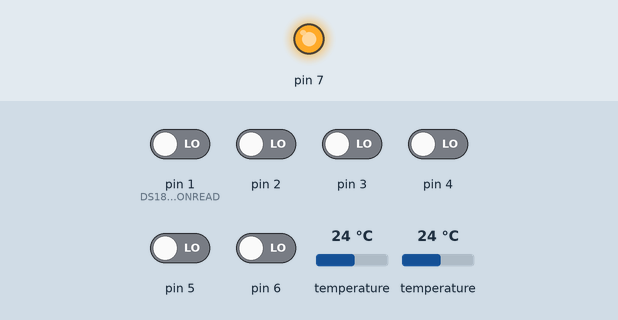
Recording of a sketch running on a simulated Arduino Uno, built with avr-gcc and run on an emulated ATmega328P. On the bench: output pins drawn as LEDs (lit = HIGH). Wiring (inferred from the names in the program): 2 × DS18B20 sensor: data pin 0. The inputs (shaded band) are chosen by the test bench; at power-on: pin 1 (DS18B20_STOPINTERRUPTONREAD), pin 2–6 LOW, temperature 24 °C.

Above: at 1.2 s.
1.3 s: temperature (sensor 0) set to 36.7 °C
3.2 s: temperature (sensor 0) set to 37.7 °C
At 4.9 s:
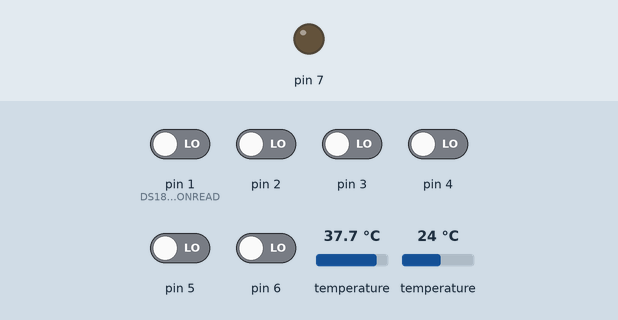
5.5 s: temperature (sensor 0) set to 12 °C
At 6.8 s:
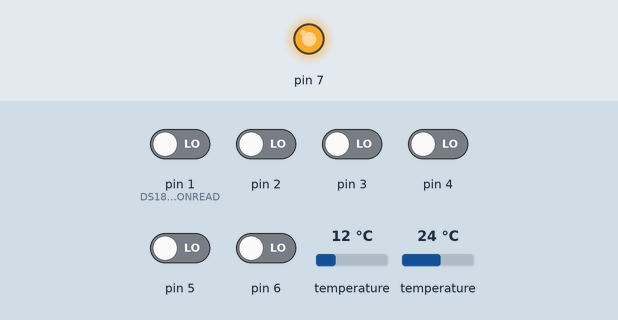
7.5 s: temperature (sensor 0) set to 41 °C
At 8.7 s:
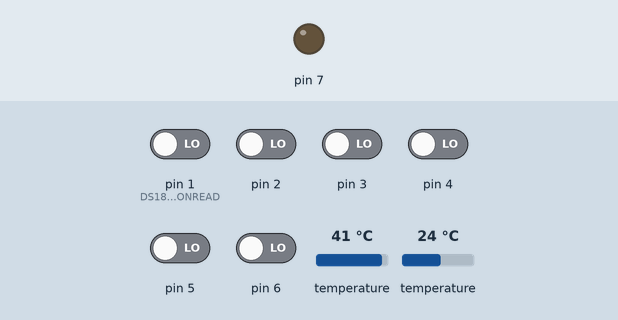
Timing chart, 0 to 10.5 s (numbered marks = the images above; inputs shaded):
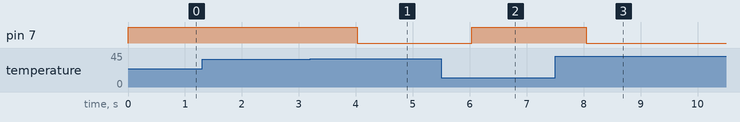

Measured:
- the behaviour switches between 37.2 and 37.3 °C on temperature (sensor 0) (found by bisection; images 0 and 1)
- after the input at 1.3 s, every drawn part: stays the same
- after the input at 3.2 s, pin 7: HIGH → LOW after 0.83 s
- after the input at 5.5 s, pin 7: LOW → HIGH after 0.54 s
- after the input at 7.5 s, pin 7: HIGH → LOW after 0.55 s

The sketch:

2313test2.ino
```cpp
#include "ds18b20.h"


void setup() {
  // put your setup code here, to run once:
pinMode(7, OUTPUT);
}

void loop() {
  // put your main code here, to run repeatedly:
analogWrite(7, (50 - getTempDS18B20())*10);
delay(1000);
}
```

ds18b20.cpp
```cpp
#define F_CPU 8000000UL
#include <avr/io.h>
#include <util/delay.h>
#include <avr/interrupt.h>

#include "ds18b20.h"


/*
 * ds18b20 - инициализация
 */
uint8_t resetDS18B20() {
  uint8_t i;

  // импульс сброса, минимум 480?s
  DS18B20_PORT &= ~(1 << DS18B20_DQ);
  DS18B20_DDR |= (1 << DS18B20_DQ); // выход
  _delay_us(480);

  // Когда DS18B20 обнаруживает положительный перепад, он ждет от 15?s до 60?s
  DS18B20_DDR &= ~(1 << DS18B20_DQ); // вход
  _delay_us(60);

  // и затем передает импульс присутствия, перемещая шину в логический «0» на длительность от 60?s до 240?s.
  i = (DS18B20_PIN & (1 << DS18B20_DQ));
  _delay_us(420);

  //return the read value, 0=ok, 1=error
  return i;
}

/*
 * написать один бит
 */
inline void writeBitDS18B20(uint8_t bit) {
  // логический «0» на 1?s
  DS18B20_PORT &= ~(1 << DS18B20_DQ);
  DS18B20_DDR |= (1 << DS18B20_DQ); // выход
  _delay_us(1);

  // если нужно написать 1, нужно освободить линию (если не - держать низкий уровень)
  if (bit) {
    DS18B20_DDR &= ~(1 << DS18B20_DQ); // вход
  }

  // ждать 60?s и освободить линию
  _delay_us(60);
  DS18B20_DDR &= ~(1 << DS18B20_DQ); // вход
}

/*
 * прочитать один бит
 */
uint8_t readBitDS18B20(void) {
  uint8_t bit = 0;

  // логический «0» на 1?s
  DS18B20_PORT &= ~(1 << DS18B20_DQ);
  DS18B20_DDR |= (1 << DS18B20_DQ); // вход
  _delay_us(1);

  // освободить линию и ждать 14?s
  DS18B20_DDR &= ~(1 << DS18B20_DQ); // вход
  _delay_us(14);

  // прочитать значение
  if (DS18B20_PIN & (1 << DS18B20_DQ)) {
    bit = 1;
  }

  // ждать 45?s и вернуть значение
  _delay_us(45);
  return bit;
}

/*
 * написать один байт
 */
void writeByteDS18B20(uint8_t byte) {
  uint8_t i = 8;
  while (i--) {
    writeBitDS18B20(byte & 1);
    byte >>= 1;
  }
}

/*
 * прочитать один байт
 */
uint8_t readByteDS18B20(void) {
  uint8_t i = 8, n = 0;
  while (i--) {
    n >>= 1;
    n |= (readBitDS18B20() << 7);
  }
  return n;
}

/*
 * получить температуру
 */
double getTempDS18B20() {
  uint8_t temperatureL;
  uint8_t temperatureH;
  double retd = 0;

  if (DS18B20_STOPINTERRUPTONREAD == 1) {
    cli();
  }

  resetDS18B20(); // сброс
  writeByteDS18B20(DS18B20_CMD_SKIPROM); // пропуск ПЗУ(ROM)
  writeByteDS18B20(DS18B20_CMD_CONVERTTEMP); // начать преобразование показаний температуры

  while (!readBitDS18B20()); // ждать, пока преобразование не завершится

  resetDS18B20(); // сброс
  writeByteDS18B20(DS18B20_CMD_SKIPROM); // пропуск ПЗУ(ROM)
  writeByteDS18B20(DS18B20_CMD_RSCRATCHPAD); // читать scratchpad

  // прочитать 2 байта из scratchpad
  temperatureL = readByteDS18B20();
  temperatureH = readByteDS18B20();

  if (DS18B20_STOPINTERRUPTONREAD == 1) {
    sei();
  }

  // преобразовать полученное 12 битное значение
  retd = ((temperatureH << 8) + temperatureL) * 0.0625;

  return retd;
}
```

ds18b20.h
```cpp
#ifndef DS18B20_H_
#define DS18B20_H_

#include <avr/io.h>

// установки подключения к DS18B20
#define DS18B20_PORT PORTD
#define DS18B20_DDR DDRD
#define DS18B20_PIN PIND
#define DS18B20_DQ PD0

// команды
#define DS18B20_CMD_CONVERTTEMP 0x44
#define DS18B20_CMD_RSCRATCHPAD 0xbe
#define DS18B20_CMD_WSCRATCHPAD 0x4e
#define DS18B20_CMD_CPYSCRATCHPAD 0x48
#define DS18B20_CMD_RECEEPROM 0xb8
#define DS18B20_CMD_RPWRSUPPLY 0xb4
#define DS18B20_CMD_SEARCHROM 0xf0
#define DS18B20_CMD_READROM 0x33
#define DS18B20_CMD_MATCHROM 0x55
#define DS18B20_CMD_SKIPROM 0xcc
#define DS18B20_CMD_ALARMSEARCH 0xec

// остановить любое прерывание во время чтения данных с DS18B20
#define DS18B20_STOPINTERRUPTONREAD 1

//functions
extern double getTempDS18B20();


#endif
```
